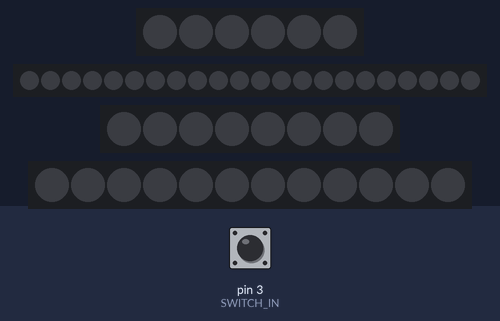
This sketch was run on a simulated Arduino Uno, built with avr-gcc and run on an emulated ATmega328P. Shown: 6 RGB LEDs in strip order, left to right, 22 RGB LEDs in strip order, left to right, 8 RGB LEDs in strip order, left to right, 12 RGB LEDs in strip order, left to right. Inputs (shaded band) come from the test bench; at power-on: pin 3 (SWITCH_IN) HIGH. The strip is taken to match the declared colour order; random numbers use the default seed unless the sketch sets one.

Above: at 1.2 s.
1.3 s: pin 3 (SWITCH_IN) pulled LOW for 0.15 s
At 2.3 s:
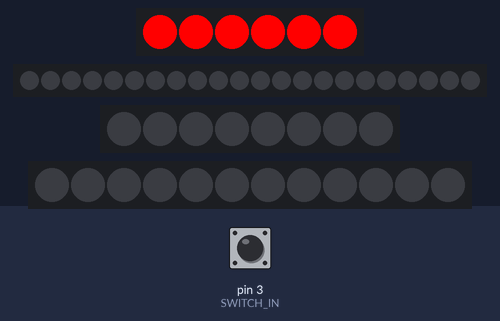
At 3.8 s:
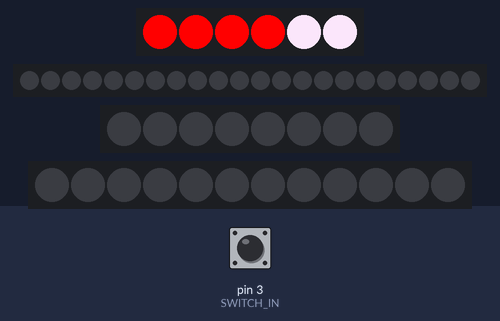
Timing chart, 0 to 18.4 s (numbered marks = the images above; inputs shaded):
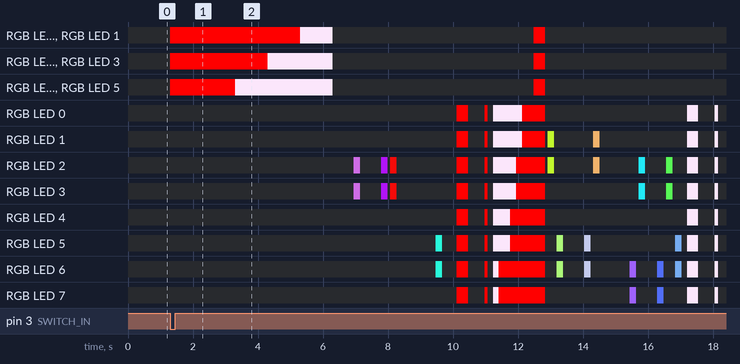

The sketch:

LED_BOX_FINAL.ino
```cpp
#include <Adafruit_NeoPixel.h>

/*
 * This programme is for the opening of SIT Carnival 2016 by SIT Geeks running alongside with runnable, addressable LED using Adafruit_NeoPixel library.
 * All LED strips start from the bottom of the letter, thus the addressing always start from bottom box.
 */

/*
 * LED strips data pin and number definition
 */

// Button input pin
#define SWITCH_IN 3

// number of LED per box
#define LED_PER_BOX 2

// LED data pin & number of LED per strip
#define NUM_LED_P 3 * LED_PER_BOX
#define PIN_P 2
#define NUM_LED_S 11 * LED_PER_BOX
#define PIN_S 5
#define NUM_LED_I 4 * LED_PER_BOX
#define PIN_I 6
#define NUM_LED_T 6 * LED_PER_BOX
#define PIN_T 10
#define TOTAL_LED NUM_LED_S + NUM_LED_I + NUM_LED_T

/*
 * Timing definition
 */

// Delay Timing
#define BUTTONPRESSDELAY 2000
#define COUNTDOWNDELAY 1000
#define CLEARFILL 75
#define PLAYSPEED 1000 //1000 = 1 sec
#define SNAKEFILLDELAY 333
#define SPEEDFILLDELAY 120
#define RANDOMFILLDELAY 200
#define SPREADFILLDELAY 175
#define BLINKDELAY 350
#define BLINKDELAYFAST 100
#define PACMANDELAY 800
#define WHITEWHOLEREDDOTDELAY (180 * 1000L) // 3min

/*
 * LED strips
 * pixelList, 0 is Podium, 1 is S, 2 is I, 3 is T
 * numOfLED to access each Letter strips
 * NUMOFSTRIPS define how many addressable strips there are
 */
Adafruit_NeoPixel pixelList[] = {
   Adafruit_NeoPixel(NUM_LED_P, PIN_P, NEO_RGB + NEO_KHZ800),
   Adafruit_NeoPixel(NUM_LED_S, PIN_S, NEO_RGB + NEO_KHZ800),
   Adafruit_NeoPixel(NUM_LED_I, PIN_I, NEO_RGB + NEO_KHZ800),
   Adafruit_NeoPixel(NUM_LED_T, PIN_T, NEO_RGB + NEO_KHZ800)
};

uint8_t numOfLED [] = {
  NUM_LED_P, NUM_LED_S, NUM_LED_I, NUM_LED_T
};

#define PODIUM_PIXELLIST 0
#define S_PIXELLIST 1
#define I_PIXELLIST 2
#define T_PIXELLIST 3

#define NUMOFSTRIPS (sizeof(pixelList)/sizeof(pixelList[0]))

/*
 * Dimension definition
 */

// Dimension for each Letter
#define ROW_PER_LETTER 5
#define COL_PER_LETTER 3

// Dimension for whole flow
#define MAX_COL COL_PER_LETTER * NUMOFSTRIPS
#define MAX_ROW ROW_PER_LETTER

// ROW DATA, left to right
#define ROW0_P { -1, -1, -1 }
#define ROW1_P { -1, 0 * LED_PER_BOX, -1 }
#define ROW2_P { -1, 1 * LED_PER_BOX, -1 }
#define ROW3_P { -1, 2 * LED_PER_BOX, -1 }
#define ROW4_P { -1, -1, -1 }
#define ROW0_S { 0 * LED_PER_BOX, 1 * LED_PER_BOX, 2 * LED_PER_BOX }
#define ROW1_S { -1, -1, 3 * LED_PER_BOX }
#define ROW2_S { 6 * LED_PER_BOX, 5 * LED_PER_BOX, 4 * LED_PER_BOX }
#define ROW3_S { 7 * LED_PER_BOX, -1, -1 }
#define ROW4_S { 8 * LED_PER_BOX, 9 * LED_PER_BOX, 10 * LED_PER_BOX }
#define ROW0_I { -1, 0 * LED_PER_BOX, -1 }
#define ROW1_I { -1, 1 * LED_PER_BOX, -1 }
#define ROW2_I { -1, 2 * LED_PER_BOX, -1 }
#define ROW3_I { -1, -1, -1 }
#define ROW4_I { -1, 3 * LED_PER_BOX, -1 }
#define ROW0_T { -1, 0 * LED_PER_BOX, -1 }
#define ROW1_T { -1, 1 * LED_PER_BOX, -1 }
#define ROW2_T { -1, 2 * LED_PER_BOX, -1 }
#define ROW3_T { -1, 3 * LED_PER_BOX, -1 }
#define ROW4_T { 5 * LED_PER_BOX, 4 * LED_PER_BOX, -1 }

// Hold array of each individual box
int rowArray[ROW_PER_LETTER][NUMOFSTRIPS][COL_PER_LETTER] = {
    {ROW0_P, ROW0_S, ROW0_I, ROW0_T},
    {ROW1_P, ROW1_S, ROW1_I, ROW1_T},
    {ROW2_P, ROW2_S, ROW2_I, ROW2_T},
    {ROW3_P, ROW3_S, ROW3_I, ROW3_T},
    {ROW4_P, ROW4_S, ROW4_I, ROW4_T}
};

// Centre of whole thing
#define CENTER_COL 7
#define CENTER_ROW 4

/*
 * Color definition
 */

#define MIN_COLOUR 365

// Predefined colour
uint32_t colour_black, colour_white, colour_red, colour_yellow, colour_blue;

// Arduino init
void setup() {
  // Button setup
  pinMode(SWITCH_IN, INPUT);
  digitalWrite(SWITCH_IN, HIGH);

  // init colour
  colour_black = pixelList[PODIUM_PIXELLIST].Color(0, 0, 0);
  colour_red = pixelList[PODIUM_PIXELLIST].Color(255, 0, 0);
  colour_white = pixelList[PODIUM_PIXELLIST].Color(240, 220, 240);
  colour_yellow = pixelList[PODIUM_PIXELLIST].Color(255, 0, 228);
  colour_blue = pixelList[PODIUM_PIXELLIST].Color(0, 255, 0);

  // init LED strips at each letters
  initLED();
  // seed random
  randomSeed(analogRead(0));
}

void loop() {
  countdown();
}

void initLED(){
  /*
   * This function do initialisation of all LED strips
   * Input: None
   * Output: None
   */
  uint8_t i;
  //init all strips
  for (i = 0; i < NUMOFSTRIPS; i++){
    pixelList[i].begin();
    pixelList[i].show(); // Initialize all pixels to 'off'
  }
}

void countdown(){
  /*
   * This function do the choreography of whole performance
   * Start based on button pressed
   * Input: None
   * Output: None
   */
  int i;
  int pressed = 0;
  // read button pressed
  if (digitalRead(SWITCH_IN) == LOW){
    _fillLetterSolid(PODIUM_PIXELLIST, colour_red);
    delay(BUTTONPRESSDELAY);
    for(i = NUM_LED_P - 1; i > 0; i-=2){
      // P
      pixelList[PODIUM_PIXELLIST].setPixelColor(i, colour_white);
      pixelList[PODIUM_PIXELLIST].setPixelColor(i - 1, colour_white);
      pixelList[PODIUM_PIXELLIST].show();
      delay(COUNTDOWNDELAY);
    }
    _fillLetterReset(PODIUM_PIXELLIST);
    pressed = 1;
  }
  while (pressed){
    //Start of SIT
    //random
    randomFill(13);

    //OPM
    blinkFill(colour_red);
    //spread
    solidFill(colour_white);
    delay(SPREADFILLDELAY);
    spreadFill(colour_red);

    //random
    randomFill(15);

    //PACMAN
    blinkFill(colour_white);
    pacManFill();

    //Not done
    delay(PLAYSPEED);
    rowFill();
    delay(PLAYSPEED);
    snakeFill();
    delay(PLAYSPEED);
    randomFill(12);
    delay(PLAYSPEED);
    speedFill();
    delay(PLAYSPEED);
    clearFill();

    //all letter white and dot on i red
    solidFill(colour_white);
    _fillPixelRowCol(CENTER_ROW, CENTER_COL, colour_red);
    delay(WHITEWHOLEREDDOTDELAY);
  }
}

/*
 * High level rendering function, to create display
 */
void clearFill(){
  /*
   * This function do clear filling
   * Input: None
   * Output: None
   */
  // init
  uint8_t currentLetter;
  //start from 0 to include P
  for (currentLetter = 0; currentLetter < NUMOFSTRIPS; currentLetter++){
    _fillLetterReset(currentLetter);
  }
  // added delay to prevent colour not updating
  delay(CLEARFILL);
}

void solidFill(const uint32_t & color){
  /*
   * This function do solid filling
   * Input: None
   * Output: None
   */
  // init
  uint8_t currentLetter;
  // clear the colour
  clearFill();
  //start from 1 to avoid P
  for (currentLetter = 1; currentLetter < NUMOFSTRIPS; currentLetter++){
    _fillLetterSolid(currentLetter, color);
  }
}

void rowFill(){
  /*
   * This function do row filling
   * Input: None
   * Output: None
   */
   // init
   uint8_t currentRow;
   // clear
   clearFill();
   // fill each row
   for (currentRow = 0; currentRow < ROW_PER_LETTER; currentRow++){
    _fillRow(currentRow, _genRandomColour(0));
    delay(PLAYSPEED);
   }
}

void snakeFill(){
  /*
   * This function do random snake like filling
   * From S(1 - 11) to I(15 - 12) to T(16 - 21A/B)
   * 1 = S, 2 = I, 3 = T
   * Input: None
   * Output: None
   */
   //init
   uint8_t currentLetter;
   uint8_t reverse = 0;
   //start from 1 to avoid P
   for (currentLetter = 1; currentLetter < NUMOFSTRIPS; currentLetter++){
    _fillLetterSeq(currentLetter, _genRandomColour(currentLetter), reverse, SNAKEFILLDELAY);
    //reverse order
    if (reverse)
      reverse = 0;
    else
      reverse = 1;
   }
}

void randomFill(uint8_t randomOccurence){
  /*
   * This function do random filling
   * Randomly lit up 1 to 4 pixel at a single time
   * Input: randomOccurence, number of times random pixel(s) lit up
   * Output: None
   */
   //init
   uint8_t count, letter, numberOfPixel, randPixel, i;

   //random
   for (count = 0; count < randomOccurence; count++){
    //numberOfPixel = (int)random(1, 5); //random max is exclusive
    // clear
    clearFill();
    // check for number of pixel to be displayed
    //for (i = 0; i < numberOfPixel; i++){
    for (i = 0; i < 2; i++){
      letter = (int)random(1, NUMOFSTRIPS + 1);
      randPixel = (int)random(1, numOfLED[letter] - 1); //should be -2 for i max is 6,7, but exclusive
      _fillPixel(letter, randPixel, _genRandomColour(letter));
    }
    delay(RANDOMFILLDELAY);
   }
}

void speedFill(){
  /*
   * This function do speed filling, going up and down
   * Input: None
   * Output: None
   */
   //init
   uint8_t currentLetter;
   uint8_t reverse = 0;
   //clear
   clearFill();
   //start from 1 to avoid P
   for (currentLetter = 1; currentLetter < NUMOFSTRIPS; currentLetter++){
    // 0 is btm to top, 1 is top to btm
    _fillLetterSeq(currentLetter, _genRandomColour(currentLetter), 0, SPEEDFILLDELAY);
    _fillLetterSeq(currentLetter, _genRandomColour(currentLetter), 1, SPEEDFILLDELAY);
   }
}

void spreadFill(const uint32_t & color){
  /*
   * This function do spread filling, starting from pre-defined box with row and col
   * Input: color, color to be displayed as spreading
   * Output: None
   */
   //init
   int expansionRate = 0;
   //expand till unable to expand
   while (_fillCircle(CENTER_ROW, CENTER_COL, color, expansionRate)){
    expansionRate++;
    delay(SPREADFILLDELAY);
   }
}

void pacManFill(){
  /*
   * This function do Pacman like filling, pacman eating the dots while ghost chasing the pacman
   * Pacman will be colour_yellow, ghost will be colour_blue, empty will be colour_black
   * Input: None
   * Output: None
   */
   // init
   uint8_t currentLetter, j;
   int previous = -1 * LED_PER_BOX;
   int ghost = -2 * LED_PER_BOX;
   int previous_ghost = -3 * LED_PER_BOX;
   // clear fill
   clearFill();
   // fill with white
   solidFill(colour_white);
   // numbering based on total LED
   for (currentLetter = 0; currentLetter < TOTAL_LED; currentLetter+= LED_PER_BOX){
    // fill the pixel
    _fillPixelSingleReverse(currentLetter, colour_yellow);
    _fillPixelSingleReverse(previous, colour_black);
    _fillPixelSingleReverse(ghost, colour_red);
    _fillPixelSingleReverse(previous_ghost, colour_black);
    // increase the count
    previous += LED_PER_BOX;
    ghost += LED_PER_BOX;
    previous_ghost += LED_PER_BOX;
    // delay
    if (currentLetter > LED_PER_BOX)
      delay(PACMANDELAY);
   }
}

void blinkFill(const uint32_t & colour){
  /*
   * This function do blinking filling, slow and fast
   * Input: color, color to be displayed as blinking
   * Output: None
   */
  // clear
  clearFill();
  // fill colour
  solidFill(colour);
  delay(BLINKDELAY);
  clearFill();
  delay(BLINKDELAY);
  solidFill(colour);
  delay(BLINKDELAYFAST);
  // clear
  clearFill();
}

/*
 * Low level rendering function, to manipulate LED
 */
void _fillPixel(const uint8_t & choice, const uint8_t & pixel, const uint32_t & color){
   /*
   * This function do single pixel/box filling based on letter and pixel/box
   * Input: choice, which letter to be displayed; pixel, which box to be displayed; color, which color to be displayed
   * Output: None
   */
  // init
  uint8_t i;
  // Render the pixel
  for (i = 0; i < LED_PER_BOX; i++){
    pixelList[choice].setPixelColor(pixel + i, color);
  }
  pixelList[choice].show();
}

void _fillPixelRowCol(const uint8_t & row, const uint8_t & col, const uint32_t & color){
  /*
   * This function do single pixel/box filling based on row and col
   * Input: row, which row to be displayed; col, which col to be displayed; color, which color to be displayed
   * Output: None
   */
  // init
  int letter = col / COL_PER_LETTER;
  int innerCol = col % COL_PER_LETTER;
  uint8_t i;
  //check if invalid lighting LED
  if (rowArray[row][letter][innerCol] != -1){
    for (i = 0; i < LED_PER_BOX; i++){
      pixelList[letter].setPixelColor(rowArray[row][letter][innerCol] + i, color);
    }
    pixelList[letter].show();
  }
}

void _fillPixelSingle(uint8_t number, const uint32_t & color){
  /*
   * This function do single pixel/box filling based on numbering sequence
   * Input: number, which number sequence to be displayed; color, which color to be displayed
   * Output: None
   */
  // init
  uint8_t i;
  // from number sequence, determine which letter
  for (i = 1; i < NUMOFSTRIPS; i++){
    if (number >= numOfLED[i])
      number -= numOfLED[i];
    else
      break;
  }
  // number if negative
  if (number < 0)
    return;
  // fill pixel based on found letter and adjusted number
  _fillPixel(i, number, color);
}

void _fillPixelSingleReverse(uint8_t number, const uint32_t & color){
  /*
   * This function do single pixel/box filling based on numbering sequence
   * Input: number, which number sequence to be displayed; color, which color to be displayed
   * Output: None
   */
  // init
  uint8_t i;
  // from number sequence, determine which letter
  for (i = 1; i < NUMOFSTRIPS; i++){
    if (number >= numOfLED[i])
      number -= numOfLED[i];
    else
      break;
  }
  // number if negative
  if (number < 0)
    return;
  if (i == 2){
    // fill pixel based on found letter and adjusted number
    _fillPixel(i, numOfLED[i] - number - LED_PER_BOX, color);
  }else{
    // fill pixel based on found letter and adjusted number
    _fillPixel(i, number, color);
  }
}

void _fillLetterSeq(const uint8_t & choice, const uint32_t & color, const uint8_t & reverse, const int & delayValue){
  /*
   * This function do letter sequence filling based on letter/choice
   * Input: choice, which letter to be displayed; color, which color to be displayed; reverse, if 1 reversed else normal seq; delayValue, how fast to fill it
   * Output: None
   */
  //init
  uint8_t i;
  uint8_t j;
  //loop to fill letter
  if (reverse){
    for (i = numOfLED[choice]; i > 0; i -= 2){
      _fillPixel(choice, i - LED_PER_BOX, color);
      delay(delayValue);
    }
  }else{
    for (i = 0; i < numOfLED[choice]; i += 2){
      _fillPixel(choice, i, color);
      delay(delayValue);
    }
  }
}

void _fillLetterSolid(const uint8_t & choice, const uint32_t & color){
  /*
   * This function do letter solid filling based on letter/choice
   * Input: choice, which letter to be displayed; color, which color to be displayed;
   * Output: None
   */
  // init
  uint8_t i;
  // loop to fill letter
  for (i = 0; i < numOfLED[choice]; i++){
    pixelList[choice].setPixelColor(i, color);
  }
  // show
  pixelList[choice].show();
}

void _fillLetterReset(const uint8_t & choice){
  /*
   * This function do letter reset filling based on letter/choice
   * Input: choice, which letter to be displayed;
   * Output: None
   */
   _fillLetterSolid(choice, colour_black);
}

void _fillRow(const uint8_t & row, const uint32_t & color){
  /*
   * This function do row filling based on row number
   * Input: row, which row to be displayed; color, what color to be displayed
   * Output: None
   */
  //init
  uint8_t i, j;
  //loop to fill row
  for (i = 1; i < NUMOFSTRIPS; i++){
    for (j = 0; j < COL_PER_LETTER; j++){
      // check if need to be filled
      if (rowArray[row][i][j] == -1)
        continue;
      _fillPixel(i, rowArray[row][i][j], color);
    }
  }
}

int _fillCircle(const int & row, const int & col, const uint32_t & color, const int & expansionRate){
  /*
   * This function do square border filling based on center row and col
   * Input: row, which row to be displayed; col, which col to be displayed; color, what color to be displayed; expansionRate, the distance from center
   * Output: 1 if expandable, 0 if can't be expand
   */
  //init
  int leftBound, rightBound, topBound, btmBound;
  int leftRender, rightRender, topRender, btmRender;
  uint8_t i;
  // all set as rendering
  leftRender = rightRender = topRender = btmRender = 1;
  /*
   * Check if out of bound
   */
  //left bound
  leftBound = col - expansionRate;
  if (leftBound < 0){
    leftBound = 0;
    leftRender = 0;
  }
  //right bound
  rightBound = col + expansionRate;
  if (rightBound > MAX_COL - 1){
    rightBound = MAX_COL - 1;
    rightRender = 0;
  }
  //btm bound
  btmBound = row - expansionRate;
  if (btmBound < 0){
    btmBound = 0;
    btmRender = 0;
  }
  //top bound
  topBound = row + expansionRate;
  if (topBound > MAX_ROW - 1){
    topBound = MAX_ROW - 1;
    topRender = 0;
  }
  /*
   * Draw circle based on checked bounds
   */
  //draw left, btm row to top row
  if (leftRender){
    for (i = btmBound; i <= topBound; i++){
      _fillPixelRowCol(i, leftBound, color);
    }
  }
  //draw right, btm row to top row
  if (rightRender){
    for (i = btmBound; i <= topBound; i++){
      _fillPixelRowCol(i, rightBound, color);
    }
  }
  //draw btm, left col to right col
  if (btmRender){
    for (i = leftBound; i <= rightBound; i++){
      _fillPixelRowCol(btmBound, i, color);
    }
  }
  //draw btm, left col to right col
  if (topRender){
    for (i = leftBound; i <= rightBound; i++){
      _fillPixelRowCol(topBound, i, color);
    }
  }
  // return if no more to expand
  return (leftRender) || (rightRender) || (btmRender) || (topRender);
}

uint32_t _genRandomColour(const uint8_t & choice){
  /*
   * This function generate random color
   * Input: choice, which letter color to be generated;
   * Output: None
   */
  int blue, green, red;
  int total = 0;
  blue = (int)random(0, 255);
  green = (int)random(0, 255);
  red = (int)random(0, 255);
  total = blue + green + red;
  if (total < MIN_COLOUR){
    // change one to be max colour
    int randomColor = (int)random(0,3);
    if (randomColor){
      if (randomColor == 2)
        red = 230;
      else
        green = 230;
    }else{
      blue = 220;
    }
  }
  return pixelList[choice].Color(blue, green, red);
}
```

Measured:
- after the input at 1.3 s, RGB LED 0, RGB LED 1: off → RGB(255, 0, 0) at once, → RGB(240, 220, 240) 4.0 s later, → off 1.0 s later, → RGB(255, 0, 0) 6.2 s later, … (5 changes in this stretch)
